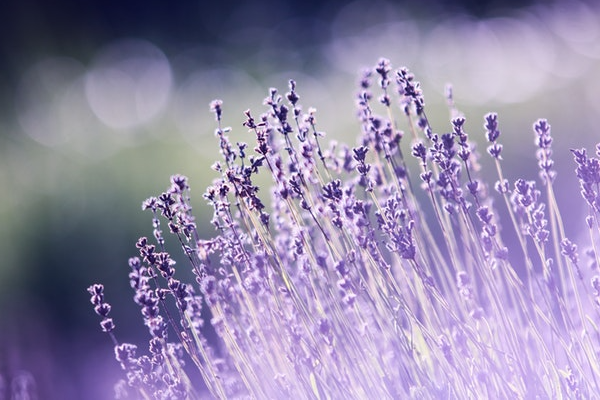
#> input picture OpenCV_101/purple-flowers.png, 600 x 400 px
$ python brighten_darken.py
#> lines starting #> are read from the running program, lines starting #| are printed output that depends on the picture
# Lesson 9

import numpy as np
import argparse
import cv2

ap = argparse.ArgumentParser()
ap.add_argument("-i", "--image", type=str, default="purple-flowers.png",
    help="Path to the image that you would like to lighten or darken")

args = vars(ap.parse_args())

added = cv2.add(np.uint8([200]), np.uint8([100]))
subtracted = cv2.subtract(np.uint8([50]), np.uint8([100]))
print(f"max of 255: {added}")
print(f"min of 0: {subtracted}")

image = cv2.imread(args["image"])
#> image is the input picture: shape (400, 600, 3); mean B, G, R 170, 137.7, 147.9
cv2.imshow("Original", image)

M = np.ones(image.shape, dtype="uint8") * 100
lightened = cv2.add(image, M)
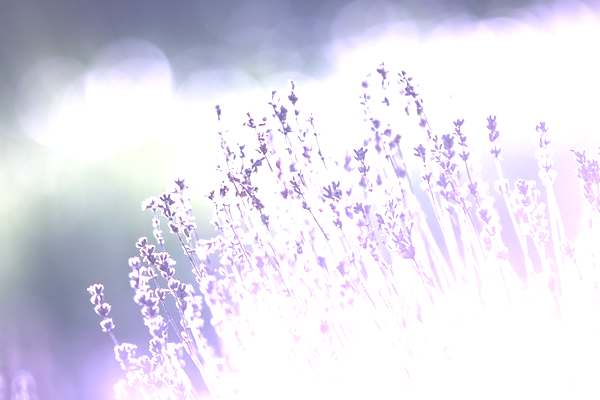
#> lightened: shape (400, 600, 3); mean B, G, R 237.1, 223.1, 225.5
cv2.imshow("Lightened", lightened)
cv2.waitKey(0)

M = np.ones(image.shape, dtype="uint8") * 50
darkened = cv2.subtract(image, M)
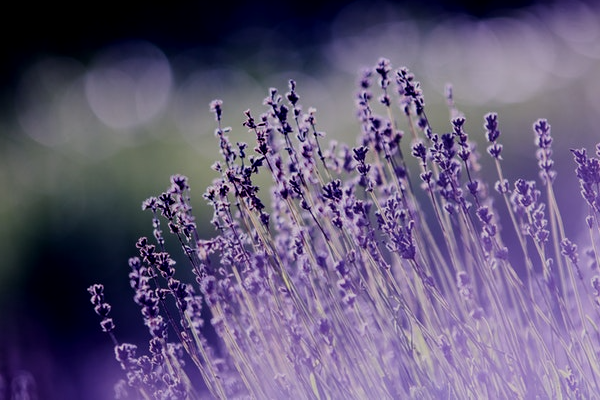
#> darkened: shape (400, 600, 3); mean B, G, R 120, 89.1, 99.6
cv2.imshow("Darkened", darkened)
cv2.waitKey(0)
